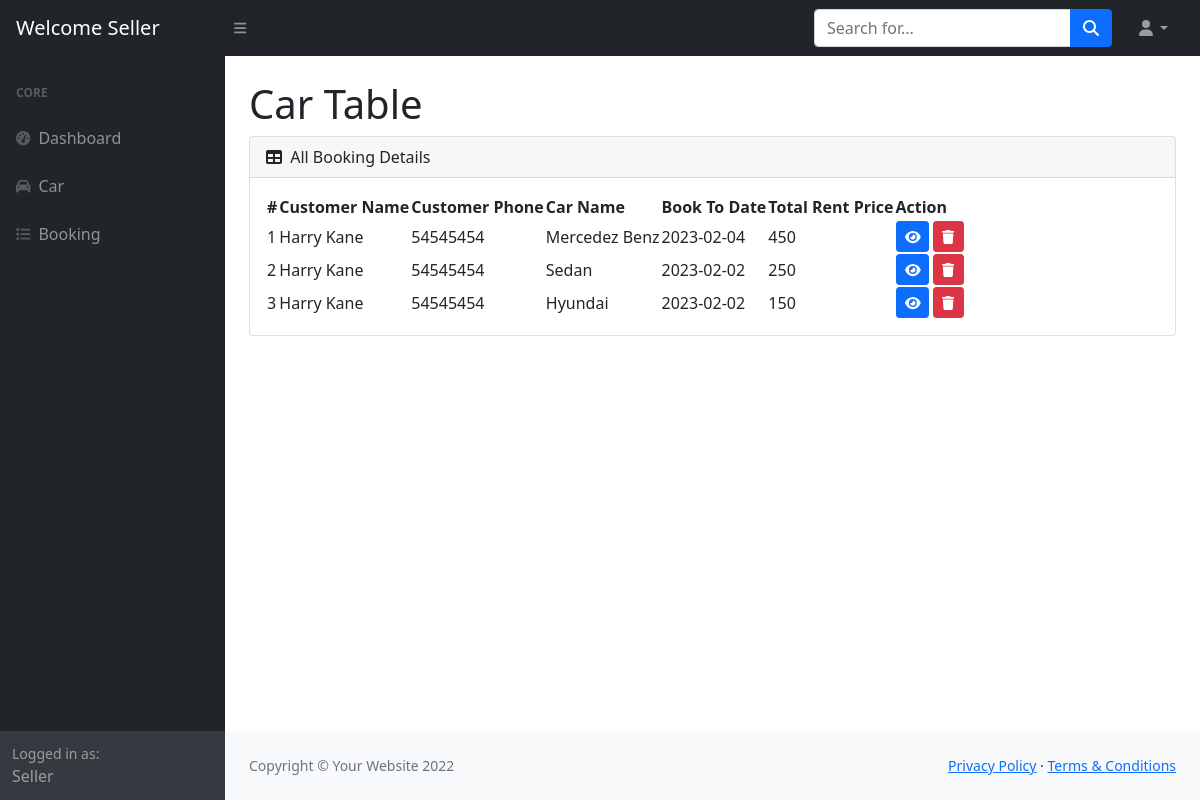
Page /admin/booking.php (signed in) on the committed database.
### tables this page shows
CREATE TABLE `customer` (
  `cust_id` int(11) NOT NULL,
  `Name` varchar(255) NOT NULL,
  `address` varchar(255) NOT NULL,
  `email` varchar(255) NOT NULL,
  `phone` varchar(255) NOT NULL,
  `password` varchar(255) NOT NULL
);

CREATE TABLE `tblcar` (
  `car_id` int(11) NOT NULL,
  `car_name` varchar(255) NOT NULL,
  `car_desc` longtext NOT NULL,
  `capacity` varchar(255) NOT NULL,
  `per_day_price` int(11) NOT NULL,
  `product_status` int(11) NOT NULL,
  `image` varchar(255) NOT NULL,
  `posted_by` int(11) NOT NULL,
  `car_make` int(11) NOT NULL,
  `car_model` varchar(255) NOT NULL,
  `car_color` varchar(255) NOT NULL
);

CREATE TABLE `booking` (
  `book_id` int(11) NOT NULL,
  `cid` int(11) NOT NULL,
  `car_id` int(11) NOT NULL,
  `book_to` date NOT NULL,
  `total_price` int(11) NOT NULL,
  `book_date` date NOT NULL
);

### admin/booking.php (the view, shortened to what this page needs)
<?php require_once 'include/header.php'?>
<?php
   require_once '../include/dbconnect.php';
   $query = "SELECT booking.book_id, customer.Name,customer.address,customer.email,customer.phone,tblcar.car_name,tblcar.per_day_price,booking.book_to,booking.book_date,booking.total_price
   FROM customer
   JOIN booking on booking.cid = customer.cust_id
   JOIN tblcar on tblcar.car_id = booking.car_id
   WHERE tblcar.posted_by=".$_SESSION['seller_id'];
   $result = mysqli_query($conn, $query);
?>
<div id="layoutSidenav_content">
   <main>
      <div class="container-fluid px-4">
      <h1 class="mt-4">Car Table</h1>
        <div class="card mb-4">
            <div class="card-header">
               <i class="fas fa-table me-1"></i>
               All Booking Details
            </div>
            <div class="card-body">
                <table id="datatablesSimple">
                  <thead>
                     <tr>
                        <th>#</th>
                        <th>Customer Name</th>
                        <th>Customer Phone</th>
                        <th>Car Name</th>
                        <th>Book To Date</th>
                        <th>Total Rent Price</th>
                        <th>Action</th>
                     </tr>
                  </thead>
                  <tbody>
                    <?php foreach($result as $i => $data):?>
                     <tr>
                        <td><?php echo ++$i;?></td>
                        <td><?php echo $data['Name']?></td>
                        <td><?php echo $data['phone']?></td>
                        <td><?php echo $data['car_name']?></td>
                        <td><?php echo $data['book_to']?></td>
                        <td><?php echo $data['total_price']?></td>
                        <td>
                           <a href="view.php?id=<?php echo $data['book_id'];?>" class="btn btn-primary btn-sm"><i class="fas fa-eye"></i></a>
                            <a href="javascript:delete_id(<?php echo $data['book_id']; ?>)"" class="btn btn-danger btn-sm"><i class="fas fa-trash"></i></a>
                        </td>
                     </tr>
                     <?php endforeach?>
                  </tbody>
                </table>
            </div>
         </div>
        </div>
   </main>
<?php require_once 'include/footer.php'?>

### rows in the picture
customer: Name "Harry Kane", phone "54545454", tblcar.car_name "Mercedez Benz", booking.book_to "2023-02-04", booking.total_price "450", tblcar.car_name "Sedan", booking.book_to "2023-02-02", booking.total_price "250", tblcar.car_name "Hyundai", booking.total_price "150"

### other values in the picture
$_SESSION['seller_name'] "Seller"
